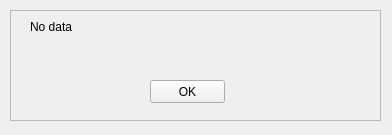
<?xml version="1.0" encoding="UTF-8"?>
<ui version="4.0">
 <class>Form</class>
 <widget class="QWidget" name="Form">
  <property name="geometry">
   <rect>
    <x>0</x>
    <y>0</y>
    <width>392</width>
    <height>135</height>
   </rect>
  </property>
  <property name="windowTitle">
   <string>Form</string>
  </property>
  <widget class="QPushButton" name="btn_ok">
   <property name="geometry">
    <rect>
     <x>150</x>
     <y>80</y>
     <width>75</width>
     <height>23</height>
    </rect>
   </property>
   <property name="text">
    <string>OK</string>
   </property>
  </widget>
  <widget class="QLabel" name="label">
   <property name="geometry">
    <rect>
     <x>30</x>
     <y>20</y>
     <width>341</width>
     <height>51</height>
    </rect>
   </property>
   <property name="text">
    <string>No data</string>
   </property>
   <property name="textFormat">
    <enum>Qt::RichText</enum>
   </property>
   <property name="alignment">
    <set>Qt::AlignLeading|Qt::AlignLeft|Qt::AlignTop</set>
   </property>
   <property name="wordWrap">
    <bool>true</bool>
   </property>
  </widget>
  <widget class="QFrame" name="text_response">
   <property name="geometry">
    <rect>
     <x>10</x>
     <y>10</y>
     <width>371</width>
     <height>111</height>
    </rect>
   </property>
   <property name="frameShape">
    <enum>QFrame::StyledPanel</enum>
   </property>
   <property name="frameShadow">
    <enum>QFrame::Raised</enum>
   </property>
  </widget>
  <zorder>text_response</zorder>
  <zorder>btn_ok</zorder>
  <zorder>label</zorder>
 </widget>
 <resources/>
 <connections/>
</ui>
